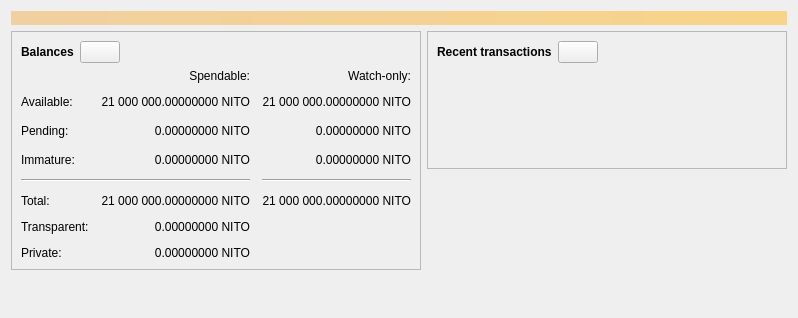
<?xml version="1.0" encoding="UTF-8"?>
<ui version="4.0">
 <class>OverviewPage</class>
 <widget class="QWidget" name="OverviewPage">
  <property name="geometry">
   <rect>
    <x>0</x>
    <y>0</y>
    <width>798</width>
    <height>318</height>
   </rect>
  </property>
  <property name="windowTitle">
   <string>Form</string>
  </property>
  <layout class="QVBoxLayout" name="topLayout">
   <item>
    <widget class="QLabel" name="labelAlerts">
     <property name="visible">
      <bool>false</bool>
     </property>
     <property name="styleSheet">
      <string notr="true">QLabel { background-color: qlineargradient(x1: 0, y1: 0, x2: 1, y2: 0, stop:0 #F0D0A0, stop:1 #F8D488); color:#000000; }</string>
     </property>
     <property name="wordWrap">
      <bool>true</bool>
     </property>
     <property name="margin">
      <number>3</number>
     </property>
     <property name="textInteractionFlags">
      <set>Qt::TextSelectableByMouse</set>
     </property>
    </widget>
   </item>
   <item>
    <layout class="QHBoxLayout" name="horizontalLayout" stretch="1,1">
     <item>
      <layout class="QVBoxLayout" name="verticalLayout_2">
       <item>
        <widget class="QFrame" name="frame">
         <property name="frameShape">
          <enum>QFrame::StyledPanel</enum>
         </property>
         <property name="frameShadow">
          <enum>QFrame::Raised</enum>
         </property>
         <layout class="QVBoxLayout" name="verticalLayout_4">
          <item>
           <layout class="QHBoxLayout" name="horizontalLayout_4">
            <item>
             <widget class="QLabel" name="label_5">
              <property name="font">
               <font>
                <weight>75</weight>
                <bold>true</bold>
               </font>
              </property>
              <property name="text">
               <string>Balances</string>
              </property>
             </widget>
            </item>
            <item>
             <widget class="QPushButton" name="labelWalletStatus">
              <property name="enabled">
               <bool>true</bool>
              </property>
              <property name="maximumSize">
               <size>
                <width>45</width>
                <height>16777215</height>
               </size>
              </property>
              <property name="toolTip">
               <string>The displayed information may be out of date. Your wallet automatically synchronizes with the Nito network after a connection is established, but this process has not completed yet.</string>
              </property>
              <property name="text">
               <string/>
              </property>
              <property name="icon">
               <iconset resource="../nito.qrc">
                <normaloff>:/icons/warning</normaloff>
                <disabledoff>:/icons/warning</disabledoff>:/icons/warning</iconset>
              </property>
              <property name="iconSize">
               <size>
                <width>24</width>
                <height>24</height>
               </size>
              </property>
             </widget>
            </item>
            <item>
             <spacer name="horizontalSpacer_3">
              <property name="orientation">
               <enum>Qt::Horizontal</enum>
              </property>
              <property name="sizeHint" stdset="0">
               <size>
                <width>40</width>
                <height>20</height>
               </size>
              </property>
             </spacer>
            </item>
           </layout>
          </item>
          <item>
           <layout class="QGridLayout" name="gridLayout">
            <property name="spacing">
             <number>12</number>
            </property>
            <item row="2" column="2">
             <widget class="QLabel" name="labelWatchPending">
              <property name="cursor">
               <cursorShape>IBeamCursor</cursorShape>
              </property>
              <property name="toolTip">
               <string>Unconfirmed transactions to watch-only addresses</string>
              </property>
              <property name="text">
               <string notr="true">0.00000000 NITO</string>
              </property>
              <property name="alignment">
               <set>Qt::AlignRight|Qt::AlignTrailing|Qt::AlignVCenter</set>
              </property>
              <property name="textInteractionFlags">
               <set>Qt::LinksAccessibleByMouse|Qt::TextSelectableByKeyboard|Qt::TextSelectableByMouse</set>
              </property>
             </widget>
            </item>
            <item row="2" column="1">
             <widget class="QLabel" name="labelUnconfirmed">
              <property name="cursor">
               <cursorShape>IBeamCursor</cursorShape>
              </property>
              <property name="toolTip">
               <string>Total of transactions that have yet to be confirmed, and do not yet count toward the spendable balance</string>
              </property>
              <property name="text">
               <string notr="true">0.00000000 NITO</string>
              </property>
              <property name="alignment">
               <set>Qt::AlignRight|Qt::AlignTrailing|Qt::AlignVCenter</set>
              </property>
              <property name="textInteractionFlags">
               <set>Qt::LinksAccessibleByMouse|Qt::TextSelectableByKeyboard|Qt::TextSelectableByMouse</set>
              </property>
             </widget>
            </item>
            <item row="3" column="2">
             <widget class="QLabel" name="labelWatchImmature">
              <property name="cursor">
               <cursorShape>IBeamCursor</cursorShape>
              </property>
              <property name="toolTip">
               <string>Mined balance in watch-only addresses that has not yet matured</string>
              </property>
              <property name="text">
               <string notr="true">0.00000000 NITO</string>
              </property>
              <property name="alignment">
               <set>Qt::AlignRight|Qt::AlignTrailing|Qt::AlignVCenter</set>
              </property>
              <property name="textInteractionFlags">
               <set>Qt::LinksAccessibleByMouse|Qt::TextSelectableByKeyboard|Qt::TextSelectableByMouse</set>
              </property>
             </widget>
            </item>
            <item row="4" column="0" colspan="2">
             <widget class="Line" name="line">
              <property name="orientation">
               <enum>Qt::Horizontal</enum>
              </property>
             </widget>
            </item>
            <item row="4" column="2">
             <widget class="Line" name="lineWatchBalance">
              <property name="sizePolicy">
               <sizepolicy hsizetype="Preferred" vsizetype="Fixed">
                <horstretch>0</horstretch>
                <verstretch>0</verstretch>
               </sizepolicy>
              </property>
              <property name="minimumSize">
               <size>
                <width>140</width>
                <height>0</height>
               </size>
              </property>
              <property name="orientation">
               <enum>Qt::Horizontal</enum>
              </property>
             </widget>
            </item>
            <item row="5" column="0">
             <widget class="QLabel" name="labelTotalText">
              <property name="text">
               <string>Total:</string>
              </property>
             </widget>
            </item>
            <item row="3" column="1">
             <widget class="QLabel" name="labelImmature">
              <property name="cursor">
               <cursorShape>IBeamCursor</cursorShape>
              </property>
              <property name="toolTip">
               <string>Mined balance that has not yet matured</string>
              </property>
              <property name="text">
               <string notr="true">0.00000000 NITO</string>
              </property>
              <property name="alignment">
               <set>Qt::AlignRight|Qt::AlignTrailing|Qt::AlignVCenter</set>
              </property>
              <property name="textInteractionFlags">
               <set>Qt::LinksAccessibleByMouse|Qt::TextSelectableByKeyboard|Qt::TextSelectableByMouse</set>
              </property>
             </widget>
            </item>
            <item row="2" column="3">
             <spacer name="horizontalSpacer_2">
              <property name="orientation">
               <enum>Qt::Horizontal</enum>
              </property>
              <property name="sizeHint" stdset="0">
               <size>
                <width>40</width>
                <height>20</height>
               </size>
              </property>
             </spacer>
            </item>
            <item row="3" column="0">
             <widget class="QLabel" name="labelImmatureText">
              <property name="text">
               <string>Immature:</string>
              </property>
             </widget>
            </item>
            <item row="5" column="1">
             <widget class="QLabel" name="labelTotal">
              <property name="cursor">
               <cursorShape>IBeamCursor</cursorShape>
              </property>
              <property name="toolTip">
               <string>Your current total balance</string>
              </property>
              <property name="text">
               <string notr="true">21 000 000.00000000 NITO</string>
              </property>
              <property name="alignment">
               <set>Qt::AlignRight|Qt::AlignTrailing|Qt::AlignVCenter</set>
              </property>
              <property name="textInteractionFlags">
               <set>Qt::LinksAccessibleByMouse|Qt::TextSelectableByKeyboard|Qt::TextSelectableByMouse</set>
              </property>
             </widget>
            </item>
            <item row="5" column="2">
             <widget class="QLabel" name="labelWatchTotal">
              <property name="cursor">
               <cursorShape>IBeamCursor</cursorShape>
              </property>
              <property name="toolTip">
               <string>Current total balance in watch-only addresses</string>
              </property>
              <property name="text">
               <string notr="true">21 000 000.00000000 NITO</string>
              </property>
              <property name="alignment">
               <set>Qt::AlignRight|Qt::AlignTrailing|Qt::AlignVCenter</set>
              </property>
              <property name="textInteractionFlags">
               <set>Qt::LinksAccessibleByMouse|Qt::TextSelectableByKeyboard|Qt::TextSelectableByMouse</set>
              </property>
             </widget>
            </item>
            <item row="6" column="0">
             <widget class="QLabel" name="labelTransparentBalanceText">
              <property name="text">
               <string>Transparent:</string>
              </property>
             </widget>
            </item>
            <item row="6" column="1">
             <widget class="QLabel" name="labelTransparentBalance">
              <property name="cursor">
               <cursorShape>IBeamCursor</cursorShape>
              </property>
              <property name="toolTip">
               <string>Spendable balance held in transparent UTXOs</string>
              </property>
              <property name="text">
               <string notr="true">0.00000000 NITO</string>
              </property>
              <property name="alignment">
               <set>Qt::AlignRight|Qt::AlignTrailing|Qt::AlignVCenter</set>
              </property>
              <property name="textInteractionFlags">
               <set>Qt::LinksAccessibleByMouse|Qt::TextSelectableByKeyboard|Qt::TextSelectableByMouse</set>
              </property>
             </widget>
            </item>
            <item row="7" column="0">
             <widget class="QLabel" name="labelPrivateBalanceText">
              <property name="text">
               <string>Private:</string>
              </property>
             </widget>
            </item>
            <item row="7" column="1">
             <widget class="QLabel" name="labelPrivateBalance">
              <property name="cursor">
               <cursorShape>IBeamCursor</cursorShape>
              </property>
              <property name="toolTip">
               <string>Spendable balance held in private notes</string>
              </property>
              <property name="text">
               <string notr="true">0.00000000 NITO</string>
              </property>
              <property name="alignment">
               <set>Qt::AlignRight|Qt::AlignTrailing|Qt::AlignVCenter</set>
              </property>
              <property name="textInteractionFlags">
               <set>Qt::LinksAccessibleByMouse|Qt::TextSelectableByKeyboard|Qt::TextSelectableByMouse</set>
              </property>
             </widget>
            </item>
            <item row="0" column="2">
             <widget class="QLabel" name="labelWatchonly">
              <property name="text">
               <string>Watch-only:</string>
              </property>
              <property name="alignment">
               <set>Qt::AlignRight|Qt::AlignTrailing|Qt::AlignVCenter</set>
              </property>
             </widget>
            </item>
            <item row="1" column="0">
             <widget class="QLabel" name="labelBalanceText">
              <property name="text">
               <string>Available:</string>
              </property>
             </widget>
            </item>
            <item row="1" column="1">
             <widget class="QLabel" name="labelBalance">
              <property name="cursor">
               <cursorShape>IBeamCursor</cursorShape>
              </property>
              <property name="toolTip">
               <string>Your current spendable balance</string>
              </property>
              <property name="text">
               <string notr="true">21 000 000.00000000 NITO</string>
              </property>
              <property name="alignment">
               <set>Qt::AlignRight|Qt::AlignTrailing|Qt::AlignVCenter</set>
              </property>
              <property name="textInteractionFlags">
               <set>Qt::LinksAccessibleByMouse|Qt::TextSelectableByKeyboard|Qt::TextSelectableByMouse</set>
              </property>
             </widget>
            </item>
            <item row="1" column="2">
             <widget class="QLabel" name="labelWatchAvailable">
              <property name="cursor">
               <cursorShape>IBeamCursor</cursorShape>
              </property>
              <property name="toolTip">
               <string>Your current balance in watch-only addresses</string>
              </property>
              <property name="text">
               <string notr="true">21 000 000.00000000 NITO</string>
              </property>
              <property name="alignment">
               <set>Qt::AlignRight|Qt::AlignTrailing|Qt::AlignVCenter</set>
              </property>
              <property name="textInteractionFlags">
               <set>Qt::LinksAccessibleByMouse|Qt::TextSelectableByKeyboard|Qt::TextSelectableByMouse</set>
              </property>
             </widget>
            </item>
            <item row="2" column="0">
             <widget class="QLabel" name="labelPendingText">
              <property name="text">
               <string>Pending:</string>
              </property>
             </widget>
            </item>
            <item row="0" column="1">
             <widget class="QLabel" name="labelSpendable">
              <property name="text">
               <string>Spendable:</string>
              </property>
              <property name="alignment">
               <set>Qt::AlignRight|Qt::AlignTrailing|Qt::AlignVCenter</set>
              </property>
             </widget>
            </item>
           </layout>
          </item>
         </layout>
        </widget>
       </item>
       <item>
        <spacer name="verticalSpacer">
         <property name="orientation">
          <enum>Qt::Vertical</enum>
         </property>
         <property name="sizeHint" stdset="0">
          <size>
           <width>20</width>
           <height>40</height>
          </size>
         </property>
        </spacer>
       </item>
      </layout>
     </item>
     <item>
      <layout class="QVBoxLayout" name="verticalLayout_3">
       <item>
        <widget class="QFrame" name="frame_2">
         <property name="frameShape">
          <enum>QFrame::StyledPanel</enum>
         </property>
         <property name="frameShadow">
          <enum>QFrame::Raised</enum>
         </property>
         <layout class="QVBoxLayout" name="verticalLayout">
          <item>
           <layout class="QHBoxLayout" name="horizontalLayout_2">
            <item>
             <widget class="QLabel" name="label_4">
              <property name="font">
               <font>
                <weight>75</weight>
                <bold>true</bold>
               </font>
              </property>
              <property name="text">
               <string>Recent transactions</string>
              </property>
             </widget>
            </item>
            <item>
             <widget class="QPushButton" name="labelTransactionsStatus">
              <property name="enabled">
               <bool>true</bool>
              </property>
              <property name="maximumSize">
               <size>
                <width>45</width>
                <height>16777215</height>
               </size>
              </property>
              <property name="toolTip">
               <string>The displayed information may be out of date. Your wallet automatically synchronizes with the Nito network after a connection is established, but this process has not completed yet.</string>
              </property>
              <property name="text">
               <string/>
              </property>
              <property name="icon">
               <iconset resource="../nito.qrc">
                <normaloff>:/icons/warning</normaloff>
                <disabledoff>:/icons/warning</disabledoff>:/icons/warning</iconset>
              </property>
              <property name="iconSize">
               <size>
                <width>24</width>
                <height>24</height>
               </size>
              </property>
             </widget>
            </item>
            <item>
             <spacer name="horizontalSpacer">
              <property name="orientation">
               <enum>Qt::Horizontal</enum>
              </property>
              <property name="sizeHint" stdset="0">
               <size>
                <width>40</width>
                <height>20</height>
               </size>
              </property>
             </spacer>
            </item>
           </layout>
          </item>
          <item>
           <widget class="TransactionOverviewWidget" name="listTransactions">
            <property name="styleSheet">
             <string notr="true">QListView { background: transparent; }</string>
            </property>
            <property name="frameShape">
             <enum>QFrame::NoFrame</enum>
            </property>
            <property name="verticalScrollBarPolicy">
             <enum>Qt::ScrollBarAlwaysOff</enum>
            </property>
            <property name="horizontalScrollBarPolicy">
             <enum>Qt::ScrollBarAlwaysOff</enum>
            </property>
            <property name="sizeAdjustPolicy">
             <enum>QAbstractScrollArea::AdjustToContents</enum>
            </property>
            <property name="selectionMode">
             <enum>QAbstractItemView::NoSelection</enum>
            </property>
            <property name="uniformItemSizes">
             <bool>true</bool>
            </property>
           </widget>
          </item>
         </layout>
        </widget>
       </item>
       <item>
        <spacer name="verticalSpacer_2">
         <property name="orientation">
          <enum>Qt::Vertical</enum>
         </property>
         <property name="sizeHint" stdset="0">
          <size>
           <width>20</width>
           <height>40</height>
          </size>
         </property>
        </spacer>
       </item>
      </layout>
     </item>
    </layout>
   </item>
  </layout>
 </widget>
 <customwidgets>
  <customwidget>
   <class>TransactionOverviewWidget</class>
   <extends>QListView</extends>
   <header>qt/transactionoverviewwidget.h</header>
  </customwidget>
 </customwidgets>
 <resources/>
 <connections/>
</ui>
